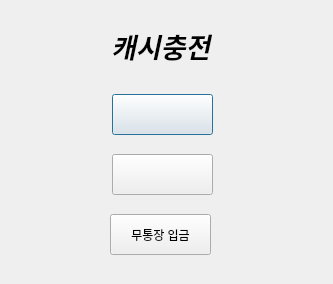
<?xml version="1.0" encoding="UTF-8"?>
<ui version="4.0">
 <class>payment</class>
 <widget class="QDialog" name="payment">
  <property name="geometry">
   <rect>
    <x>0</x>
    <y>0</y>
    <width>333</width>
    <height>284</height>
   </rect>
  </property>
  <property name="windowTitle">
   <string>Dialog</string>
  </property>
  <widget class="QLabel" name="label_2">
   <property name="geometry">
    <rect>
     <x>111</x>
     <y>10</y>
     <width>101</width>
     <height>71</height>
    </rect>
   </property>
   <property name="font">
    <font>
     <family>Ubuntu Condensed</family>
     <pointsize>20</pointsize>
     <weight>75</weight>
     <italic>true</italic>
     <bold>true</bold>
    </font>
   </property>
   <property name="text">
    <string>캐시충전</string>
   </property>
  </widget>
  <widget class="QPushButton" name="kakao">
   <property name="geometry">
    <rect>
     <x>112</x>
     <y>94</y>
     <width>101</width>
     <height>41</height>
    </rect>
   </property>
   <property name="text">
    <string/>
   </property>
   <property name="icon">
    <iconset>
     <normaloff>../사진/카카오33.png</normaloff>../사진/카카오33.png</iconset>
   </property>
   <property name="iconSize">
    <size>
     <width>100</width>
     <height>100</height>
    </size>
   </property>
  </widget>
  <widget class="QPushButton" name="toss">
   <property name="geometry">
    <rect>
     <x>112</x>
     <y>154</y>
     <width>101</width>
     <height>41</height>
    </rect>
   </property>
   <property name="text">
    <string/>
   </property>
   <property name="icon">
    <iconset>
     <normaloff>../사진/토스2.png</normaloff>../사진/토스2.png</iconset>
   </property>
   <property name="iconSize">
    <size>
     <width>100</width>
     <height>100</height>
    </size>
   </property>
  </widget>
  <widget class="QPushButton" name="bankbook">
   <property name="geometry">
    <rect>
     <x>110</x>
     <y>214</y>
     <width>101</width>
     <height>41</height>
    </rect>
   </property>
   <property name="text">
    <string>무통장 입금</string>
   </property>
  </widget>
  <zorder>kakao</zorder>
  <zorder>label_2</zorder>
  <zorder>toss</zorder>
  <zorder>bankbook</zorder>
 </widget>
 <resources/>
 <connections/>
</ui>
